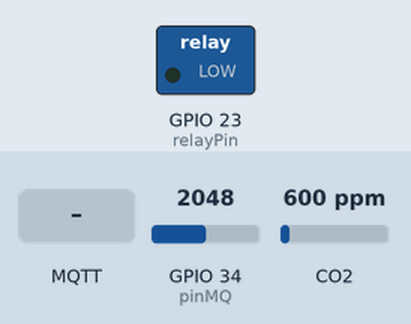
The sketch below on a simulated ESP32. Shown: switched loads named in the sketch (green lamp = pin HIGH). The test bench sets the inputs (shaded band); at power-on: GPIO 34 (pinMQ) = 2048, CO2 600 ppm. WiFi joins after 1.5 s; servers stay silent unless stated; no MQTT or app messages arrive unless stated; what the sketch prints to the serial monitor is not drawn.

Above: at 2.7 s.
2.8 s: MQTT message "off" arrives on the first subscribed topic
At 5.4 s:
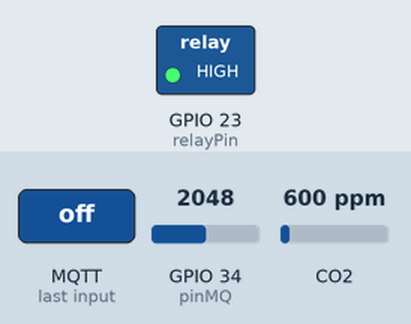
12.5 s: MQTT message "on" arrives on the first subscribed topic
At 13.4 s:
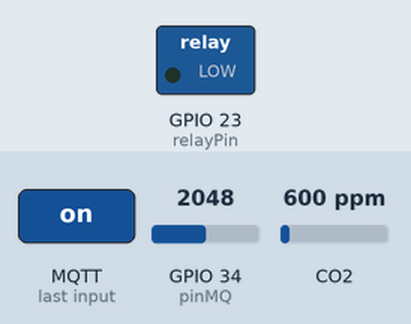
Timing chart, 0 to 15.5 s (numbered marks = the images above; inputs shaded):
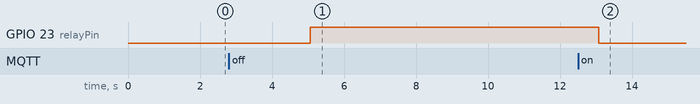

The sketch:

mqtt-RELE-MQ135V2.ino
```cpp
#include <Wire.h>
#include <Adafruit_Sensor.h>
#include <Adafruit_BME280.h>
#include <MQ135.h>
#include <PubSubClient.h>
#include <WiFi.h>
#include <Arduino.h>

const char *ssid = "BJR";
const char *password = "@WOlf1998";
const char *mqtt_server = "34.73.226.103";
const int mqtt_port = 1883;
const char *mqtt_user = "admin";
const char *mqtt_password = "@Katanytt2023";

WiFiClient espClient;
PubSubClient client(espClient);

unsigned long lastWifiReconnectAttempt = 0;
unsigned long lastMqttReconnectAttempt = 0;

// Define the pin connected to the MQ135 sensor
const int pinMQ = 34;  // Pin A0 on the DOIT ESP32 DevKit
MQ135 gasSensor = MQ135(pinMQ);

// Define the pin connected to the relay
const int relayPin = 23;  // Change this to the GPIO pin you connected the relay's signal input to

void setup_wifi() {
  delay(10);
  Serial.println("Connecting to WiFi...");
  WiFi.begin(ssid, password);

  int attempts = 0;
  while (WiFi.status() != WL_CONNECTED && attempts < 20) {
    delay(500);
    Serial.print(".");
    attempts++;
  }

  if (WiFi.status() == WL_CONNECTED) {
    Serial.println("");
    Serial.println("WiFi connected");
    Serial.println("IP Address: ");
    Serial.println(WiFi.localIP());
  } else {
    Serial.println("Error connecting to WiFi.");
  }
}

void reconnectWifi() {
  if (millis() - lastWifiReconnectAttempt > 30000) {
    lastWifiReconnectAttempt = millis();
    Serial.println("Attempting to reconnect WiFi...");
    WiFi.reconnect();
  }
}

void reconnectMqtt() {
  if (!client.connected() && WiFi.status() == WL_CONNECTED) {
    if (millis() - lastMqttReconnectAttempt > 5000) {
      lastMqttReconnectAttempt = millis();
      Serial.print("Attempting MQTT connection...");
      if (client.connect("ESP32Client", mqtt_user, mqtt_password)) {
        Serial.println("Connected");

        // Subscribe to the MQTT topic for relay control
        client.subscribe("relay/control");
      } else {
        Serial.print("failed, rc=");
        Serial.print(client.state());
        Serial.println(" Trying again in 5 seconds");
      }
    }
  }
}

void callback(char *topic, byte *payload, unsigned int length) {
  // Handle MQTT messages received on the subscribed topic
  String message = "";
  for (int i = 0; i < length; i++) {
    message += (char)payload[i];
  }

  Serial.print("Message received on topic '");
  Serial.print(topic);
  Serial.print("': ");
  Serial.println(message);

  // Check the message and control the relay accordingly
  if (String(topic) == "relay/control") {
    if (message == "on") {
      digitalWrite(relayPin, LOW); // Turn on the relay
    } else if (message == "off") {
      digitalWrite(relayPin, HIGH); // Turn off the relay
    }
  }
}

void setup() {
  Serial.begin(115200);

  pinMode(relayPin, OUTPUT); // Set the relay pin as an output
  digitalWrite(relayPin, LOW); // Initialize the relay in the off state

  setup_wifi();
  client.setServer(mqtt_server, mqtt_port);
  client.setCallback(callback);
}

void loop() {
  if (!client.connected() || WiFi.status() != WL_CONNECTED) {
    reconnectMqtt(); // Attempt to reconnect MQTT
  } else {
    // Perform your normal operations here

    int valorSensor = analogRead(pinMQ);
    float resistencia = ((1023.0 / valorSensor) - 1) * 10000;
    float ppm = gasSensor.getPPM();
    String mensaje = "Sensor value: " + String(valorSensor) +
                     ", Resistance: " + String(resistencia) +
                     ", Gas concentration (PPM): " + String(ppm);

    client.publish("sensors/gas", mensaje.c_str());
    Serial.println("Message sent: " + mensaje);

    // Allow the client to process incoming messages
    client.loop();

    delay(2000);
  }
}
```

Measured:
- after the input at 2.8 s, GPIO 23 (relayPin): LOW → HIGH after 2.3 s
- after the input at 12.5 s, GPIO 23 (relayPin): HIGH → LOW after 0.58 s
